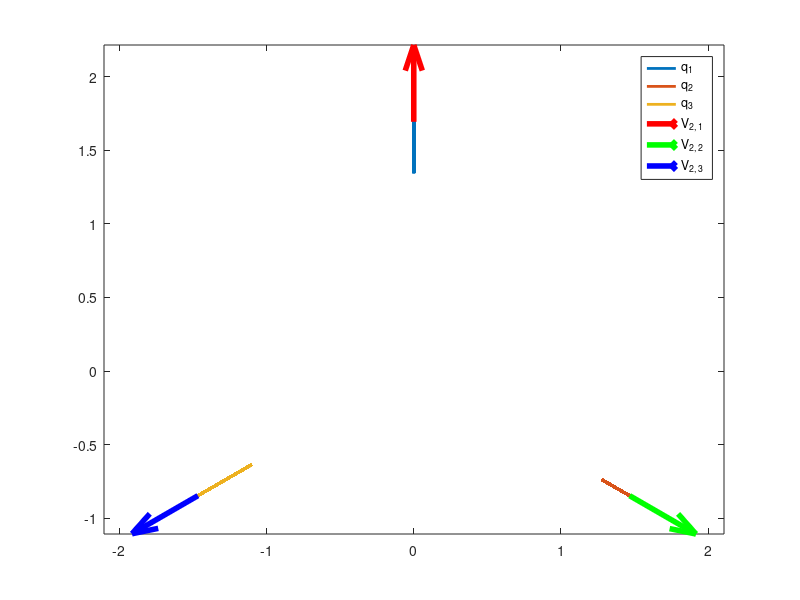

MATLAB code for this plot:
clearvars;
close all;
clc;

d_e1 = [0; 1];
e1 = [0; 0.25];

d_e2 = [sqrt(3); -1]*0.5;
e2 = [sqrt(3); -1]*0.125;

d_e3 = [-sqrt(3); -1]*0.5;
e3 = [-sqrt(3); -1]*0.125;

omega = [750, 1075, 1075];
phi = [0, 0, 0];
fs = 10000;
N = 10000;
t = 0:1/fs:(N-1)/fs;
%x = [1/sqrt(3)*(d_e1 + e1*cos(omega(1)*t) + d_e2 + e2*cos(omega(1)*t) + d_e3 + e3*cos(omega(1)*t))', 1/sqrt(6)*(d_e1 + 2*e1*cos(omega(1)*t) + d_e2 - e2*cos(omega(2)*t) + d_e3 - e3*cos(omega(3)*t))', 1/sqrt(2)*(d_e2 + e2*cos(omega(2)*t) + d_e3 - e3*cos(omega(3)*t))'];
Q_1 = [1/sqrt(3)*(d_e1 + e1*cos(omega(1)*t))', 1/sqrt(3)*(d_e2 + e2*cos(omega(1)*t))', 1/sqrt(3)*(d_e3 + e3*cos(omega(1)*t))'];
Q_2 = [1/sqrt(6)*(d_e1 + 2*e1*cos(omega(2)*t))', 1/sqrt(6)*(d_e2 - e2*cos(omega(2)*t))', 1/sqrt(6)*(d_e3 - e3*cos(omega(2)*t))'];
Q_3 = [1/sqrt(2)*(d_e1').*ones(length(t), 2), 1/sqrt(2)*(d_e2 + e2*cos(omega(3)*t))', 1/sqrt(2)*(d_e3 - e3*cos(omega(3)*t))'];
x = 1*Q_1 + 1*Q_2 + 1*Q_3;

fig = figure('units', 'normalized', 'outerposition', [0, 0, 1, 1], 'color', 'w');
ax = axes(fig);
s1 = plot(ax, x(:, 1), x(:, 2), 'LineWidth', 2);
hold(ax, 'on');
axis(ax, 'equal');
s2 = plot(ax, x(:, 3), x(:, 4), 'LineWidth', 2);
s3 = plot(ax, x(:, 5), x(:, 6), 'LineWidth', 2);

%  legend([s1, s2, s3], {'q_1', 'q_2', 'q_3'});

[U, S, V] = svd(x-mean(x), 0);  %  PCA

q_v1 = quiver(ax, mean(x(:, 1)), mean(x(:, 2)), V(1, 2), V(2, 2), 'color', 'r', 'LineWidth', 4);
q_v2 = quiver(ax, mean(x(:, 3)), mean(x(:, 4)), V(3, 2), V(4, 2), 'color', 'g', 'LineWidth', 4);
q_v3 = quiver(ax, mean(x(:, 5)), mean(x(:, 6)), V(5, 2), V(6, 2), 'color', 'b', 'LineWidth', 4);
legend([s1, s2, s3, q_v1, q_v2, q_v3], {'q_1', 'q_2', 'q_3', 'V_{2, 1}', 'V_{2, 2}', 'V_{2, 3}'});